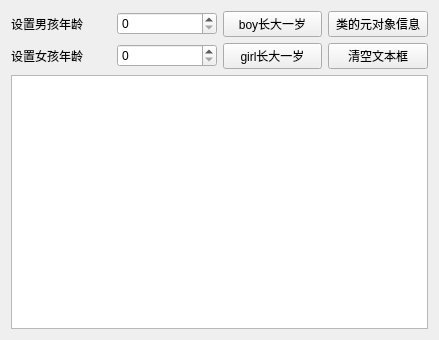
<?xml version="1.0" encoding="UTF-8"?>
<ui version="4.0">
 <class>Widget</class>
 <widget class="QWidget" name="Widget">
  <property name="geometry">
   <rect>
    <x>0</x>
    <y>0</y>
    <width>439</width>
    <height>340</height>
   </rect>
  </property>
  <property name="windowTitle">
   <string>Widget</string>
  </property>
  <layout class="QGridLayout" name="gridLayout_2">
   <item row="0" column="0">
    <layout class="QGridLayout" name="gridLayout">
     <item row="0" column="0">
      <widget class="QLabel" name="labelBoy">
       <property name="text">
        <string>设置男孩年龄</string>
       </property>
      </widget>
     </item>
     <item row="0" column="1">
      <widget class="QSpinBox" name="spinBoxBoy"/>
     </item>
     <item row="0" column="2">
      <widget class="QPushButton" name="BtnBotincr">
       <property name="text">
        <string>boy长大一岁</string>
       </property>
      </widget>
     </item>
     <item row="0" column="3">
      <widget class="QPushButton" name="Btnclinfo">
       <property name="text">
        <string>类的元对象信息</string>
       </property>
      </widget>
     </item>
     <item row="1" column="0">
      <widget class="QLabel" name="labelGirl">
       <property name="text">
        <string>设置女孩年龄</string>
       </property>
      </widget>
     </item>
     <item row="1" column="1">
      <widget class="QSpinBox" name="spinBoxGirl"/>
     </item>
     <item row="1" column="2">
      <widget class="QPushButton" name="BtnGirlincr">
       <property name="text">
        <string>girl长大一岁</string>
       </property>
      </widget>
     </item>
     <item row="1" column="3">
      <widget class="QPushButton" name="Btnclear">
       <property name="text">
        <string>清空文本框</string>
       </property>
      </widget>
     </item>
    </layout>
   </item>
   <item row="1" column="0">
    <widget class="QPlainTextEdit" name="plainTextEdit"/>
   </item>
  </layout>
 </widget>
 <resources/>
 <connections>
  <connection>
   <sender>Btnclear</sender>
   <signal>clicked()</signal>
   <receiver>plainTextEdit</receiver>
   <slot>clear()</slot>
   <hints>
    <hint type="sourcelabel">
     <x>371</x>
     <y>57</y>
    </hint>
    <hint type="destinationlabel">
     <x>219</x>
     <y>204</y>
    </hint>
   </hints>
  </connection>
 </connections>
</ui>
